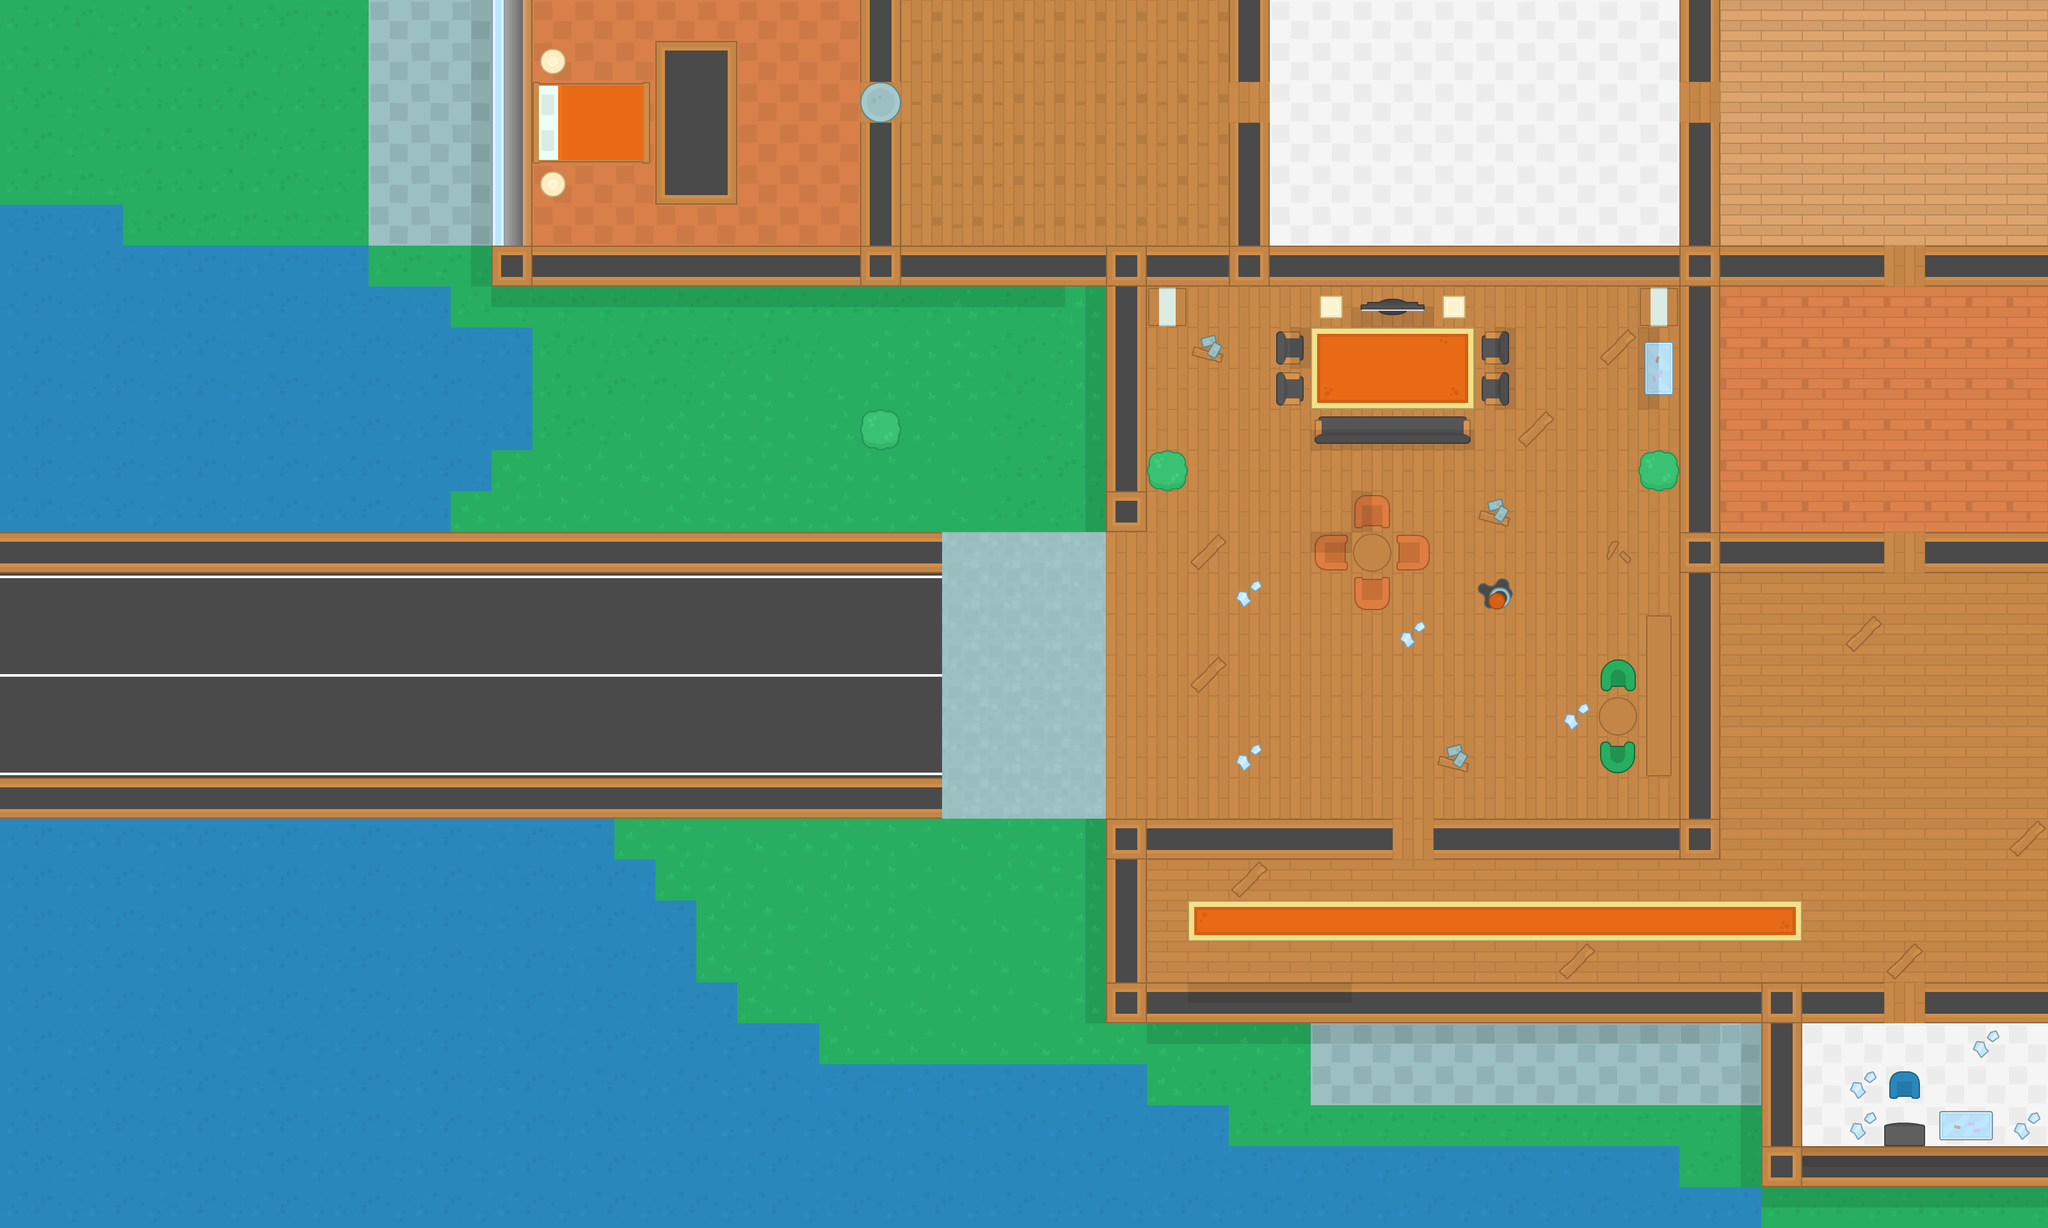

Tiled map render using the project's own tile images. Description and the map definition, with tile-layer contents summarised, below:
An orthogonal 50x30 tile map with 64x64 px tiles, 5 tile layers (Ground, Walls, Floor, Stuff, ...) and 86 objects (60x wall, 10x coins, 6x zombie, 3x big_zombie, 2x health, ...).

<map version="1.0" orientation="orthogonal" renderorder="right-down" width="50" height="30" tilewidth="64" tileheight="64" nextobjectid="88">
 <tileset firstgid="1" name="spritesheet_tiles" tilewidth="64" tileheight="64" spacing="10" tilecount="540" columns="27">
  <image source="../img/spritesheet_tiles.png" width="1988" height="1470" />
 </tileset>
 <layer name="Ground" width="50" height="30">
  <data>[1500 cells, 1500 non-empty, 15 distinct tile ids]</data>
 </layer>
 <layer name="Walls" width="50" height="30">
  <data>[1500 cells, 140 non-empty, 2 distinct tile ids]</data>
 </layer>
 <layer name="Floor" width="50" height="30">
  <data>[1500 cells, 615 non-empty, 8 distinct tile ids]</data>
 </layer>
 <layer name="Stuff" width="50" height="30">
  <data>[1500 cells, 169 non-empty, 44 distinct tile ids]</data>
 </layer>
 <layer name="shadow" width="50" height="30">
  <data>[1500 cells, 14 non-empty, 3 distinct tile ids]</data>
 </layer>
 <objectgroup name="obstacles">
  <object id="1" x="768" y="0" width="64" />
  <object id="2" name="wall" x="0" y="1856" width="2752" height="64" />
  <object id="3" name="wall" x="0" y="1792" width="2624" />
  <object id="4" name="wall" x="0" y="1728" width="1920" height="64" />
  <object id="5" name="wall" x="0" y="1664" width="1792" />
  <object id="6" name="wall" x="0" y="1280" width="960" height="384" />
  <object id="7" name="wall" x="960" y="1344" width="64" height="320" />
  <object id="8" name="wall" x="1024" y="1408" width="64" height="256" />
  <object id="9" name="wall" x="1088" y="1536" width="64" height="128" />
  <object id="10" name="wall" x="1152" y="1600" width="128" height="64" />
  <object id="11" name="wall" x="0" y="832" width="1472" height="64" />
  <object id="12" name="wall" x="0" y="1216" width="1472" height="64" />
  <object id="13" name="wall" x="0" y="320" width="192" height="512" />
  <object id="14" name="wall" x="192" y="384" width="384" height="448" />
  <object id="15" name="wall" x="576" y="448" width="128" height="384" />
  <object id="16" name="wall" x="704" y="512" width="128" height="192" />
  <object id="17" name="wall" x="704" y="704" width="64" height="64" />
  <object id="18" name="wall" x="768" y="0" width="64" height="448" />
  <object id="19" name="wall" x="832" y="384" width="2112" height="64" />
  <object id="20" name="wall" x="1344" y="0" width="64" height="128" />
  <object id="21" name="wall" x="832" y="128" width="192" height="128" />
  <object id="22" name="wall" x="1024" y="64" width="128" height="256" />
  <object id="23" name="wall" x="846.667" y="80" width="36" height="32" />
  <object id="24" name="wall" x="845.333" y="268" width="36" height="46.6667" />
  <object id="25" name="wall" x="1344" y="192" width="64" height="192" />
  <object id="26" name="wall" x="1920" y="192" width="64" height="192" />
  <object id="27" name="wall" x="1920" y="0" width="64" height="128" />
  <object id="28" name="wall" x="2624" y="0" width="64" height="128" />
  <object id="29" name="wall" x="2624" y="192" width="64" height="192" />
  <object id="30" name="wall" x="3008" y="384" width="192" height="64" />
  <object id="31" name="wall" x="3008" y="832" width="192" height="64" />
  <object id="32" name="wall" x="2688" y="832" width="256" height="64" />
  <object id="33" name="wall" x="2624" y="448" width="64" height="896" />
  <object id="34" name="wall" x="2240" y="1280" width="384" height="64" />
  <object id="35" name="wall" x="1728" y="1280" width="448" height="64" />
  <object id="36" name="wall" x="1728" y="1344" width="64" height="256" />
  <object id="37" name="wall" x="1792" y="1536" width="1152" height="64" />
  <object id="38" name="wall" x="3008" y="1536" width="192" height="64" />
  <object id="39" name="wall" x="2752" y="1600" width="64" height="256" />
  <object id="40" name="wall" x="2816" y="1792" width="384" height="64" />
  <object id="41" name="wall" x="2945.33" y="1752" width="61.3333" height="44" />
  <object id="42" name="wall" x="3033.33" y="1733.33" width="82.6667" height="42.6667" />
  <object id="43" name="wall" x="2944" y="1664" width="64" height="64" />
  <object id="44" name="wall" x="1344" y="640" width="64" height="64" />
  <object id="45" name="wall" x="1984" y="512" width="64" height="128" />
  <object id="46" name="wall" x="1792" y="448" width="64" height="64" />
  <object id="47" name="wall" x="1728" y="448" width="64" height="384" />
  <object id="48" name="wall" x="1792" y="704" width="64" height="64" />
  <object id="49" name="wall" x="2560" y="704" width="64" height="64" />
  <object id="50" name="wall" x="2112" y="768" width="64" height="192" />
  <object id="51" name="wall" x="2048" y="832" width="192" height="64" />
  <object id="53" name="wall" x="2496" y="1024" width="64" height="192" />
  <object id="54" name="wall" x="2560" y="960" width="64" height="256" />
  <object id="55" name="wall" x="2560" y="448" width="64" height="192" />
  <object id="56" name="wall" x="2048" y="640" width="256" height="64" />
  <object id="57" name="wall" x="2048" y="448" width="256" height="64" />
  <object id="58" name="wall" x="2304" y="512" width="64" height="128" />
  <object id="59" name="player" x="24" y="969.333" width="53.3333" height="54.6667" />
  <object id="60" name="zombie" x="1568" y="900" width="50.6667" height="48" />
  <object id="61" name="zombie" x="1568" y="1077.33" width="49.3333" height="53.3333" />
  <object id="62" name="coins" x="2118.67" y="1049.33" width="53.3333" height="48" />
  <object id="63" name="coins" x="1214.67" y="145.333" width="49.3333" height="46.6667" />
  <object id="64" name="coins" x="1490.67" y="272" width="61.3333" height="60" />
  <object id="65" name="coins" x="1485.33" y="65.3333" width="65.3333" height="60" />
  <object id="66" name="coins" x="3117.33" y="53.3333" width="49.3333" height="57.3333" />
  <object id="67" name="coins" x="3021.33" y="1616" width="40" height="36" />
  <object id="68" name="coins" x="2929.33" y="610.667" width="70.6667" height="57.3333" />
  <object id="69" name="coins" x="74.6667" y="36" width="66.6667" height="57.3333" />
  <object id="70" name="coins" x="2358.67" y="1636" width="54.6667" height="46.6667" />
  <object id="71" name="coins" x="2980" y="1136" width="65.3333" height="76" />
  <object id="72" name="big_zombie" x="1209.33" y="252" width="62.6667" height="48" />
  <object id="73" name="zombie" x="1684" y="105.333" width="62.6667" height="57.3333" />
  <object id="74" name="zombie" x="1682.67" y="240" width="64" height="62.6667" />
  <object id="75" name="machinegun" x="1893.33" y="600" width="52" height="56" />
  <object id="76" name="shotgun" x="2837.33" y="1610.67" width="50.6667" height="49.3333" />
  <object id="77" name="boss" x="2894.67" y="1338.67" width="74.6667" height="65.3333" />
  <object id="78" name="health" x="2749.33" y="493.333" width="54.6667" height="53.3333" />
  <object id="79" name="health" x="2080" y="26.6667" width="52" height="52" />
  <object id="80" name="big_zombie" x="2385.33" y="158.667" width="69.3333" height="70.6667" />
  <object id="81" name="zombie" x="2800" y="240" width="50.6667" height="46.6667" />
  <object id="82" name="zombie" x="2192" y="1412" width="49.3333" height="49.3333" />
  <object id="83" name="big_zombie" x="2757.33" y="1117.33" width="66.6667" height="70.6667" />
  <object id="84" name="wall" x="-64" y="0" width="64" height="1920" />
  <object id="85" name="wall" x="0" y="-64" width="3200" height="64" />
  <object id="86" name="wall" x="3200" y="0" width="64" height="1920" />
  <object id="87" name="wall" x="0" y="1920" width="3200" height="64" />
 </objectgroup>
</map>
